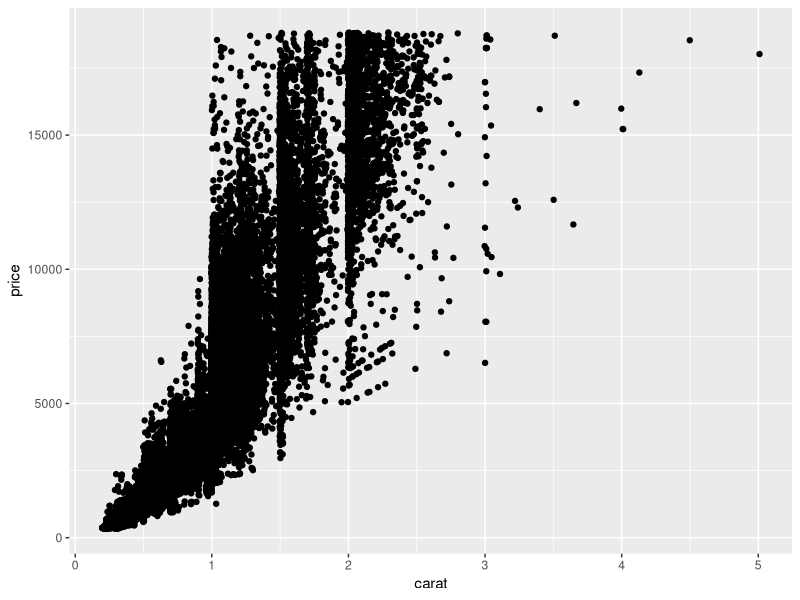
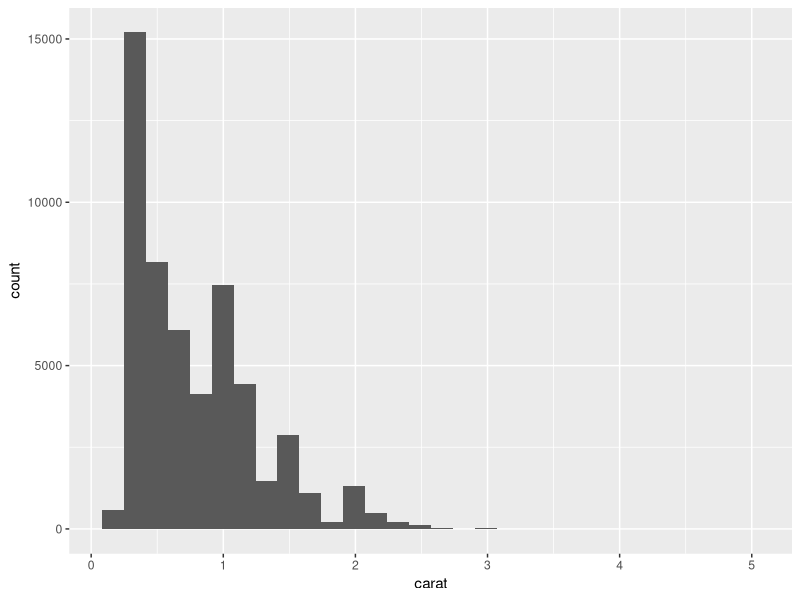
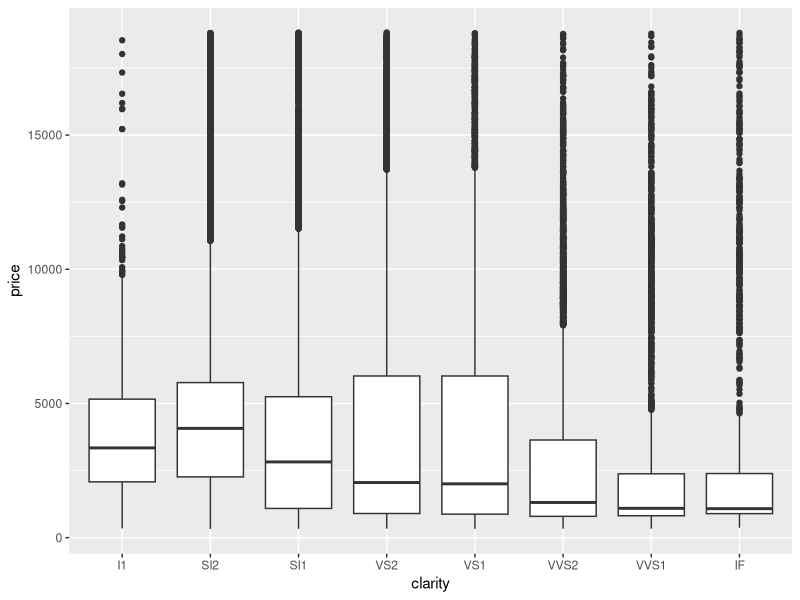

R code for these plots, in order:
## ---- chunk 1
library(tidyr)
library(skimr)
library(GGally)
View(diamonds)


#Explore data set 

names(diamonds) 
dim(diamonds) 
summary(diamonds)
head(diamonds)
tail(diamonds)
skimr::skim(diamonds)

#Create a basic ggplot scatterplot of diamond price as a function of size 

ggplot(data = diamonds, aes(x = carat, y = price  ))+ 
  geom_jitter() 

#Create a histogram 

ggplot(data = diamonds, aes(x = carat))+ 
  geom_histogram() 

# Create a boxplot 

ggplot(data = diamonds, aes(x = clarity, y = price  ))+ 
  geom_boxplot()


